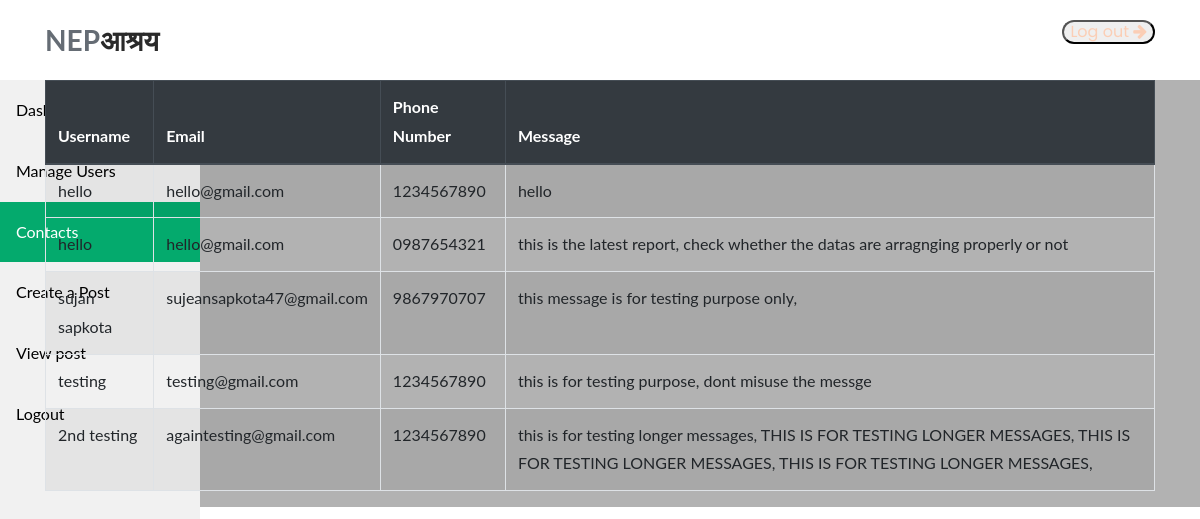
Screenshot of /view_contact/ (signed in) with the database file from the repository.
### Nepa_application/models.py (models this page shows)
class Contact_us(models.Model):
    name = models.CharField(max_length=50)
    email = models.EmailField(validators=[EmailValidator(message='Enter a valid email address.')])
    phone = models.CharField(max_length=10)  # Adjust length as needed
    text_message = models.TextField()
    post_date = models.DateTimeField(default=timezone.now, null=True, blank=True)
    class Meta:
        ordering = ['-post_date']

### Nepa_application/views.py (the view)
# urls.py: path('view_contact/', views.admin_contacts, name='admin_contacts'),
def admin_contacts(request):
    contacts = models.Contact_us.objects.all()
    name = contacts.values('name')
    email = contacts.values('email')
    phone = contacts.values('phone')
    text_message = contacts.values('text_message')
    context = {
        "contacts": contacts,
        "name": name,
        "email": email,
        "phone": phone,
        "text_message": text_message,
    }
    return render(request, 'admin_contacts.html', context)

### templates/admin_contacts.html (shortened to what this page needs)
{% load static %}
<!DOCTYPE html>
<html lang="en">
<head>
  <link rel="stylesheet" href="https://stackpath.bootstrapcdn.com/bootstrap/4.5.2/css/bootstrap.min.css">
  <link rel="stylesheet" type="text/css" href="{% static 'assets/css/bootstrap.min.css' %}">
  <link rel="stylesheet" type="text/css" href="{% static 'assets/css/font-awesome.css' %}">
  <link rel="stylesheet" type="text/css" href="{% static 'assets/css/owl-carousel.css' %}">
  <link rel="stylesheet" href="{% static 'assets/css/tooplate-artxibition.css' %}">
  <link rel="stylesheet" href="{% static 'assets/css/style.css' %}">
  <link href="{% static 'assets/css/main.css' %}" rel="stylesheet" />
</head>
<body>
<header class="header-area header-sticky">
    <div class="container">
        <div class="row">
            <div class="col-12">
                <nav class="main-nav">
                    <a href="{% url 'index' %}" class="logo">NEP<em>आश्रय</em></a>
                    <ul class="nav">
                        {% if user.is_authenticated %}
                        <button class="contactbutton" style="margin-left: 10px;"> <a href="{% url 'signout' %}"">Log out <i class="fa fa-arrow-right"></i></a></button>
                        {% endif %}
                    </ul>
                </nav>
            </div>
        </div>
    </div>
</header>
<div class="sidebar">
    <a  href="{%url 'upload'%}">Dashboard</a>
    {% if user.is_authenticated and user.is_staff %}
    <a href="{% url 'manage_user'  %}">Manage Users</a>
    <a href="{% url 'admin_contacts'%}" id = "refreshButton" class="active">Contacts</a>
    <a href="{% url 'create_post' %}">Create a Post</a>
    <a href="{% url 'listofpost' %}">View post</a>
    {% elif user.is_authenticated and not user.is_staff %}
    <a href="{% url 'create_post' %}">Create a Post</a>
    <a href="{% url 'listofpost' %}">View post</a>
    {% endif %}
    <a href="{% url 'signout' %}">Logout</a>
</div>
<div class="container">
    <div class="row">
        <div class="col-md-12">
            <table class="table table-striped table-bordered">
                <thead class="thead-dark">
                    <tr>
                        <th>Username</th>
                        <th>Email</th>
                        <th>Phone Number</th>
                        <th>Message</th>
                    </tr>
                </thead>
                <tbody>
                    {% for user in contacts %}
                    <tr>
                        <td>{{ user.name }}</td>
                        <td>{{ user.email }}</td>
                        <td>{{ user.phone }}</td>
                        <td>{{ user.text_message }}</td>
                    </tr>
                    {% endfor %}
                </tbody>
            </table>
        </div>
    </div>
</div>
</body>
</html>

### static/assets/css/tooplate-artxibition.css (style rules this page uses)
html, body, div, span, applet, object, iframe, h1, h2, h3, h4, h5, h6, p, blockquote, div pre, a, abbr, acronym, address, big, cite, code, del, dfn, em, font, img, ins, kbd, q, s, samp, small, strike, strong, sub, sup, tt, var, b, u, i, center, dl, dt, dd, ol, ul, li, figure, header, nav, section, article, aside, footer, figcaption { margin: 0; padding: 0; border: 0; outline: 0; }
ul, li { padding: 0; margin: 0; list-style: none; }
header, section, article, aside, footer, hgroup { display: block; }
.main-nav a { display:block; transition: .3s; }
* { box-sizing: border-box; }
html, body { font-family: 'Poppins', sans-serif; font-weight: 400; background-color: #fff; font-size: 16px; -ms-text-size-adjust: 100%; -webkit-font-smoothing: antialiased; -moz-osx-font-smoothing: grayscale; }
a { text-decoration: none !important; }
ul { margin-bottom: 0px; }
.contactbutton { border-radius: 15px; }
html, body { background: #fff; font-family: 'Poppins', sans-serif; }
.header-area { position: relative; top: 0px; left: 0px; right: 0px; z-index: 100; height: 80px; background: #fff; -webkit-transition: all .5s ease 0s; -moz-transition: all .5s ease 0s; -o-transition: all .5s ease 0s; transition: all .5s ease 0s; }
.header-area .main-nav { min-height: 80px; background: transparent; }
.header-area .main-nav .logo { line-height: 80px; color: #656c74; font-size: 28px; font-weight: 700; float: left; -webkit-transition: all 0.3s ease 0s; -moz-transition: all 0.3s ease 0s; -o-transition: all 0.3s ease 0s; transition: all 0.3s ease 0s; }
.header-area .main-nav .logo em { font-style: normal; color: #2a2a2a; font-weight: 900; }
.header-area .main-nav .nav { float: right; margin-top: 27px; margin-right: 0px; background-color: transparent; -webkit-transition: all 0.3s ease 0s; -moz-transition: all 0.3s ease 0s; -o-transition: all 0.3s ease 0s; transition: all 0.3s ease 0s; position: relative; z-index: 999; }
.header-area.header-sticky { min-height: 80px; }
.header-area.header-sticky .nav { margin-top: 20px !important; }
@media (max-width: 1200px) { .header-area .main-nav:before { display: none; } }
@media (min-width: 767px) { .header-area .main-nav .nav { display: flex !important; } }

### static/assets/css/main.css (style rules this page uses)
html { line-height: 1.15; -ms-text-size-adjust: 100%; -webkit-text-size-adjust: 100%; }
body { margin: 0; }
article, aside, footer, header, nav, section { display: block; }
a { background-color: transparent; -webkit-text-decoration-skip: objects; }
button, input, optgroup, select, textarea { font-family: sans-serif; font-size: 100%; line-height: 1.15; margin: 0; }
button, input { overflow: visible; }
button, select { text-transform: none; }
button, html [type="button"], [type="reset"], [type="submit"] { -webkit-appearance: button; }
html { height: 100%; }
input, button { font-family: 'Poppins', sans-serif; }
* { box-sizing: border-box; }

### templates/admin_contacts.html (style rules this page uses)
.sidebar { margin: 0; padding: 0; width: 200px; background-color: #f1f1f1; position: fixed; height: 100%; overflow: auto; }
.sidebar a { display: block; color: black; padding: 16px; text-decoration: none; }
.sidebar a.active { background-color: #04AA6D; color: white; }

### rows the page displays
Contact_us: name "hello", email "hello@gmail.com", phone "1234567890", text_message "hello"
Contact_us: name "hello", email "hello@gmail.com", phone "0987654321", text_message "this is the latest report, check whether the datas are arragnging properly or not"
Contact_us: name "sujan sapkota", email "sujeansapkota47@gmail.com", phone "9867970707", text_message "this message is for testing purpose only,"
Contact_us: name "testing", email "testing@gmail.com", phone "1234567890", text_message "this is for testing purpose, dont misuse the messge"
Contact_us: name "2nd testing", email "againtesting@gmail.com", phone "1234567890", text_message "this is for testing longer messages, THIS IS FOR TESTING LONGER MESSAGES, THIS IS FOR TESTING LONGER MESSAGES, THIS IS FOR TESTING LONGER MESSAGES,"
